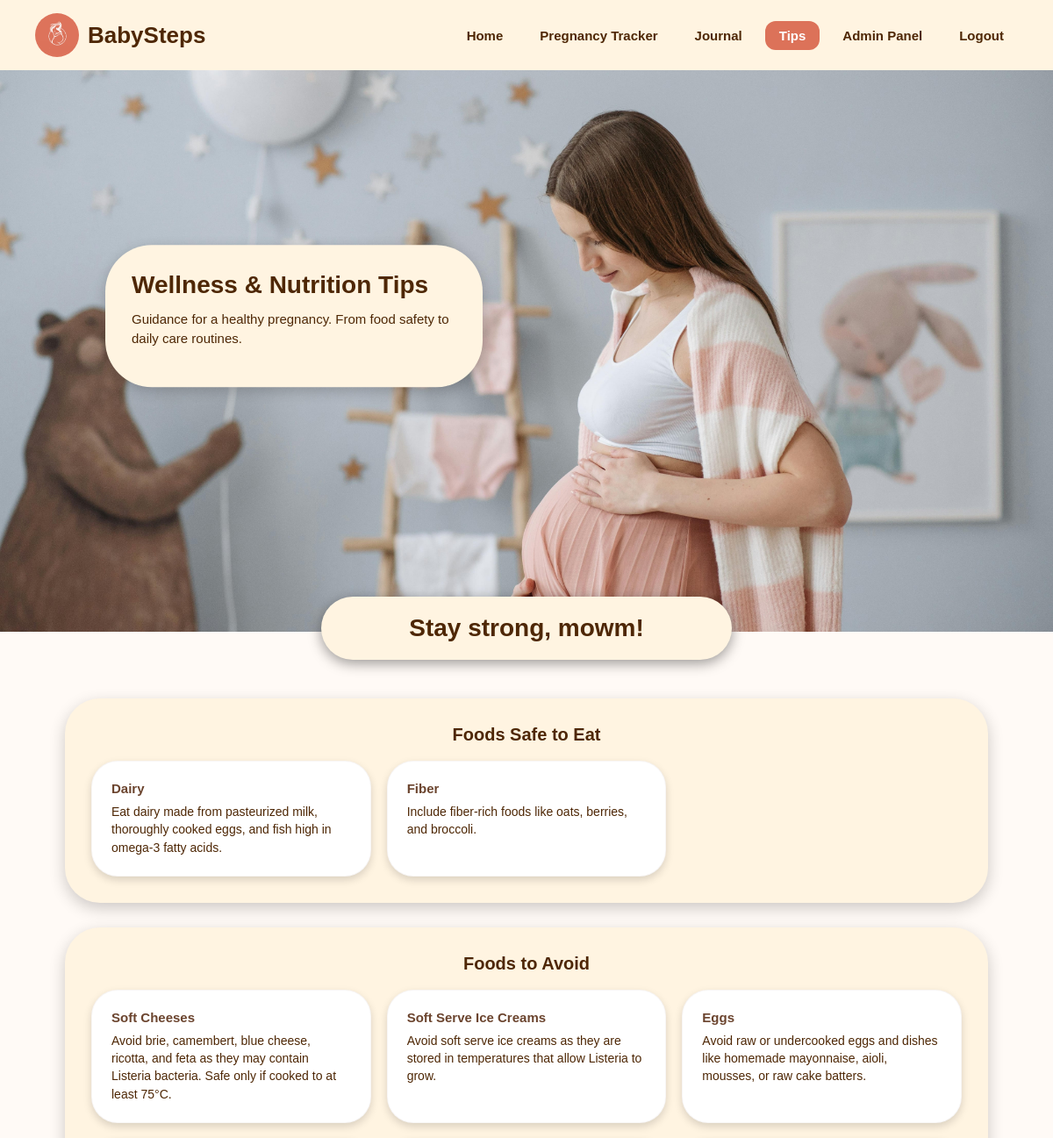
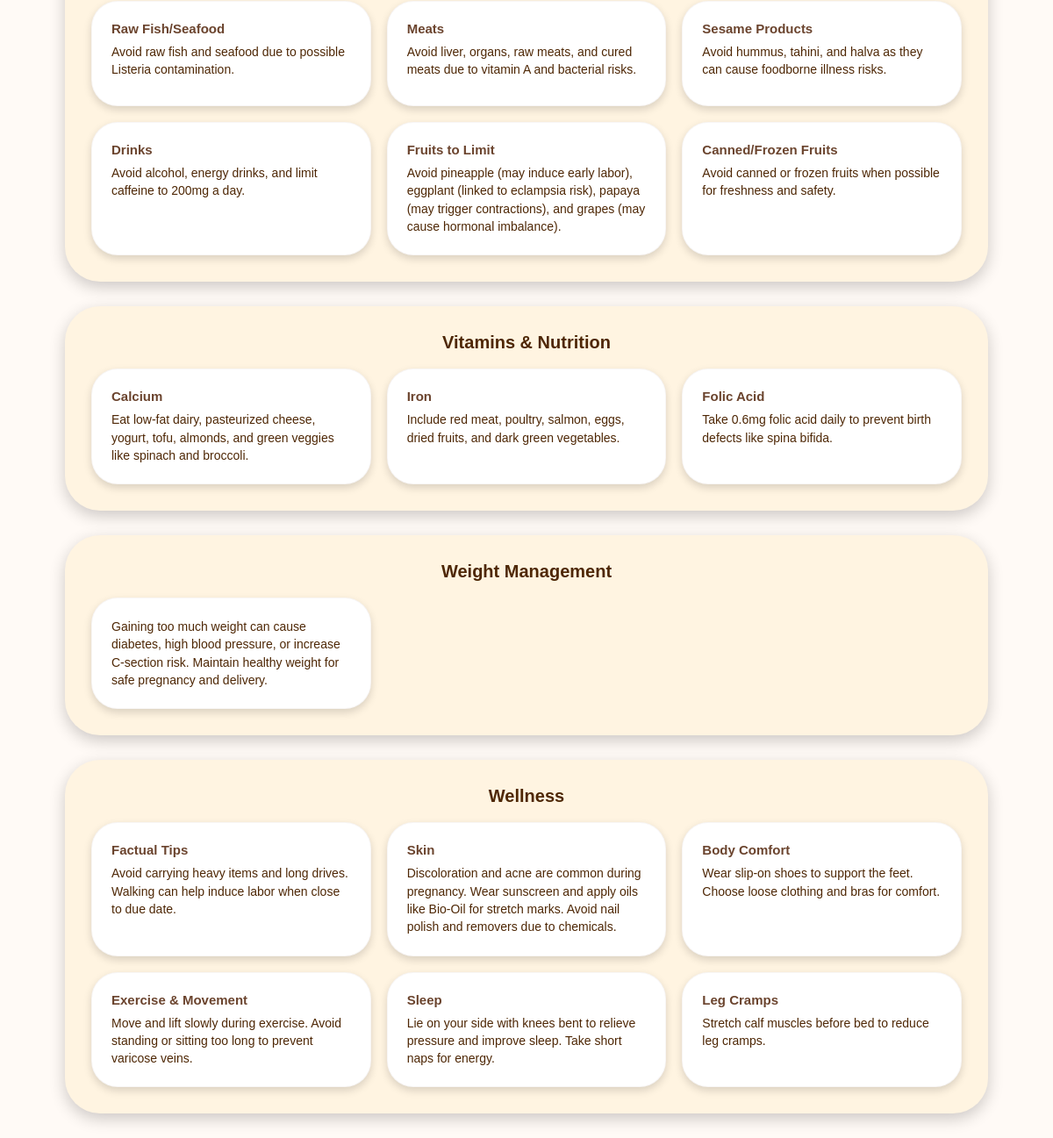
Screenshot of /php/tips.php (signed in) with the database file from the repository (2 pictures, top to bottom).
### tables this page shows
CREATE TABLE `wellness_tips` (
  `id` int(11) NOT NULL,
  `category` varchar(100) NOT NULL,
  `subcategory` varchar(255) DEFAULT NULL,
  `tip` text NOT NULL
);

### php/tips.php (called while the page is built, shortened)
<?php
require_once __DIR__ . '/db_connection.php';
$role = $_SESSION['role'] ?? 'user';
$sql = 'SELECT id, category, subcategory, tip FROM wellness_tips ORDER BY category ASC, id ASC';
$stmt = $conn->prepare($sql);
$stmt->execute();
$result = $stmt->get_result();
$tips = $result->fetch_all(MYSQLI_ASSOC);
$groupedTips = [];
foreach ($tips as $t) {
    $cat = $t['category'];
    if (!isset($groupedTips[$cat])) {
        $groupedTips[$cat] = [];
    }
    $groupedTips[$cat][] = $t;
}
include __DIR__ . '/../html/tips.php';

### html/tips.php (the view, shortened to what this page needs)
<!DOCTYPE html>
<html lang="en">
<head>
  <link rel="stylesheet" href="../css/tips.css">
</head>
<body>
<header class="header">
  <div class="header-left">
    <img src="../image/babysteps_logo.jpg" class="logo" alt="BabySteps logo">
    <h1 class="title">BabySteps</h1>
  </div>
  <div class="header-right">
    <nav class="nav">
      <a href="../php/main.php">Home</a>
      <a href="../php/tracker.php">Pregnancy Tracker</a>
      <a href="../php/journal.php">Journal</a>
      <a href="../php/tips.php" class="active">Tips</a>
      <?php if (strtolower($role) === 'admin'): ?>
        <a href="../php/admin.php" class="admin-btn">Admin Panel</a>
      <?php endif; ?>
      <a href="../php/logout.php">Logout</a>
    </nav>
  </div>
</header>
<section class="mowm">
  <img src="../image/pregnant_lady2.jfif" class="bg-img" alt="pregnant">
  <div class="welcome-box">
    <h2>Wellness & Nutrition Tips</h2>
    <p>Guidance for a healthy pregnancy. From food safety to daily care routines.</p>
  </div>
</section>
<div class="motivation-box">Stay strong, mowm!</div>
<main id="tips" class="page-wrap">
  <?php if (empty($groupedTips)): ?>
    <p class="no-tips">No tips found.</p>
  <?php else: ?>
    <?php foreach ($groupedTips as $category => $items): ?>
      <section class="info-container">
        <h3 class="container-title"><?php echo htmlspecialchars($category); ?></h3>
        <div class="cards">
          <?php foreach ($items as $item): ?>
            <article class="info-box">
              <?php if (!empty($item['subcategory'])): ?>
                <h4 class="info-sub"><?php echo htmlspecialchars($item['subcategory']); ?></h4>
              <?php endif; ?>
              <p class="info-text"><?php echo nl2br(htmlspecialchars($item['tip'])); ?></p>
            </article>
          <?php endforeach; ?>
        </div>
      </section>
    <?php endforeach; ?>
  <?php endif; ?>
</main>
</body>
</html>

### css/tips.css (style rules this page uses)
* { margin: 0; padding: 0; box-sizing: border-box; }
html, body { font-family: Arial, sans-serif; background-color: #fffaf6; color: #4E2705; }
.header { position: absolute; width: 100%; background-color: #FFF4E1; display: flex; justify-content: space-between; align-items: center; padding: 15px 40px; z-index: 10; }
.header-left { display: flex; align-items: center; gap: 10px; }
.logo { height: 50px; border-radius: 50%; }
.title { font-size: 26px; font-weight: bold; }
.nav { display: flex; gap: 10px; align-items: center; }
.nav a { text-decoration: none; font-weight: bold; font-size: 15px; color: #4E2705; padding: 8px 16px; border-radius: 12px; transition: background 0.3s, color 0.3s; }
.nav a.active { background-color: #dc7259; color: white; }
.mowm { position: relative; width: 100%; height: 90vh; overflow: hidden; }
.bg-img { position: absolute; top: 0; left: 0; width: 100%; height: 100%; object-fit: cover; z-index: 1; }
.welcome-box { position: absolute; top: 50%; left: 10%; transform: translateY(-50%); background-color: #FFF4E1; padding: 30px; width: 430px; max-width: calc(100% - 40px); border-radius: 53px; box-shadow: 0 4px 15px rgba(0,0,0,0.2); text-align: left; z-index: 5; }
.welcome-box h2 { margin-bottom: 12px; font-size: 28px; }
.welcome-box p { font-size: 15px; line-height: 1.45; margin-bottom: 14px; }
.motivation-box { margin: -40px auto 60px; background-color: #FFF4E1; font-weight: bold; font-size: 28px; padding: 20px 100px; border-radius: 53px; text-align: center; width: fit-content; box-shadow: 0 4px 15px rgba(0,0,0,0.4); position: relative; z-index: 5; }
.page-wrap { max-width: 1100px; margin: -40px auto 80px; padding: 24px; }
.info-container { background-color: #FFF4E1; border-radius: 40px; box-shadow: 0 6px 18px rgba(0,0,0,0.2); padding: 30px; margin-bottom: 28px; }
.container-title { text-align: center; font-size: 20px; font-weight: 700; color: #4E2705; margin-bottom: 18px; }
.cards { display: grid; grid-template-columns: repeat(auto-fill, minmax(260px, 1fr)); gap: 18px; }
.info-box { background-color: white; border-radius: 30px; box-shadow: 0 4px 10px rgba(0,0,0,0.15); padding: 22px; min-height: 120px; display: flex; flex-direction: column; justify-content: flex-start; border: 1px solid rgba(78,39,5,0.04); }
.info-sub { font-size: 15px; font-weight: 800; color: #6b442e; margin-bottom: 8px; }
.info-text { font-size: 14px; color: #4E2705; line-height: 1.45; white-space: pre-wrap; flex: 1; }

### rows the page displays
wellness_tips: subcategory "Dairy", tip "Eat dairy made from pasteurized milk, thoroughly cooked eggs, and fish high in omega-3 fatty acids."
wellness_tips: subcategory "Fiber", tip "Include fiber-rich foods like oats, berries, and broccoli."
wellness_tips: subcategory "Soft Cheeses", tip "Avoid brie, camembert, blue cheese, ricotta, and feta as they may contain Listeria bacteria. Safe only if cooked to at least 75°C."
wellness_tips: subcategory "Soft Serve Ice Creams", tip "Avoid soft serve ice creams as they are stored in temperatures that allow Listeria to grow."
wellness_tips: subcategory "Eggs", tip "Avoid raw or undercooked eggs and dishes like homemade mayonnaise, aioli, mousses, or raw cake batters."
wellness_tips: subcategory "Raw Fish/Seafood", tip "Avoid raw fish and seafood due to possible Listeria contamination."
wellness_tips: subcategory "Meats", tip "Avoid liver, organs, raw meats, and cured meats due to vitamin A and bacterial risks."
wellness_tips: subcategory "Sesame Products", tip "Avoid hummus, tahini, and halva as they can cause foodborne illness risks."
wellness_tips: subcategory "Drinks", tip "Avoid alcohol, energy drinks, and limit caffeine to 200mg a day."
wellness_tips: subcategory "Fruits to Limit", tip "Avoid pineapple (may induce early labor), eggplant (linked to eclampsia risk), papaya (may trigger contractions), and grapes (may cause hormonal imbalance)."
wellness_tips: subcategory "Canned/Frozen Fruits", tip "Avoid canned or frozen fruits when possible for freshness and safety."
wellness_tips: subcategory "Calcium", tip "Eat low-fat dairy, pasteurized cheese, yogurt, tofu, almonds, and green veggies like spinach and broccoli."
wellness_tips: subcategory "Iron", tip "Include red meat, poultry, salmon, eggs, dried fruits, and dark green vegetables."
wellness_tips: subcategory "Folic Acid", tip "Take 0.6mg folic acid daily to prevent birth defects like spina bifida."
wellness_tips: tip "Gaining too much weight can cause diabetes, high blood pressure, or increase C-section risk. Maintain healthy weight for safe pregnancy and delivery."
wellness_tips: subcategory "Factual Tips", tip "Avoid carrying heavy items and long drives. Walking can help induce labor when close to due date."
wellness_tips: subcategory "Skin", tip "Discoloration and acne are common during pregnancy. Wear sunscreen and apply oils like Bio-Oil for stretch marks. Avoid nail polish and removers due to chemicals."
wellness_tips: subcategory "Body Comfort", tip "Wear slip-on shoes to support the feet. Choose loose clothing and bras for comfort."
wellness_tips: subcategory "Exercise & Movement", tip "Move and lift slowly during exercise. Avoid standing or sitting too long to prevent varicose veins."
wellness_tips: subcategory "Sleep", tip "Lie on your side with knees bent to relieve pressure and improve sleep. Take short naps for energy."
wellness_tips: subcategory "Leg Cramps", tip "Stretch calf muscles before bed to reduce leg cramps."

### other values shown
$category "Foods Safe to Eat"
$category "Foods to Avoid"
$category "Vitamins & Nutrition"
$category "Weight Management"
$category "Wellness"
